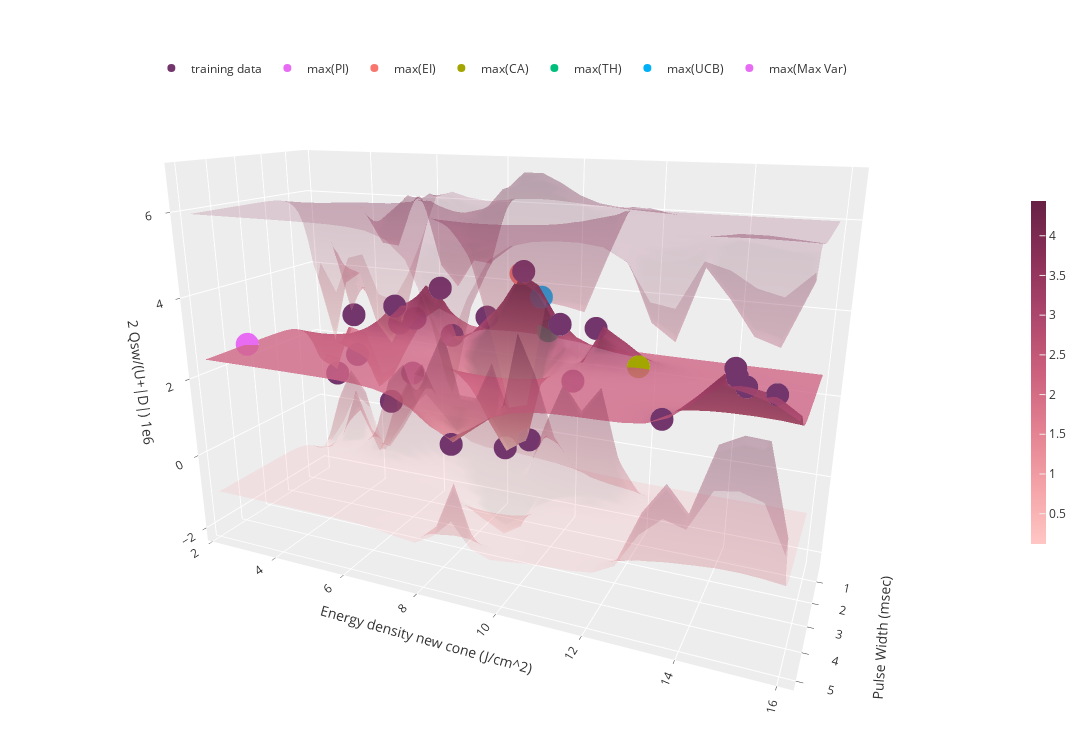

Write notebook code for a chart like this one.
### Code cell
vis_acq(raw_train_x, train_y, raw_test_grid, pred_labels, upper_surf, lower_surf, acqs)

### Figure 1 — Plotly figure (JSON) as saved in the notebook; plotly's stock layout.template omitted (floating-point values rounded to 4 significant figures; data arrays with more than 128 entries replaced by an {"elided": "..."} marker saying what was removed)
{"data": [{"colorbar": {"len": 0.5, "thickness": 15}, "colorscale": [[0, "rgb(255, 198, 196)"], [0.1667, "rgb(244, 163, 168)"], [0.3333, "rgb(227, 129, 145)"], [0.5, "rgb(204, 96, 125)"], [0.6667, "rgb(173, 70, 108)"], [0.8333, "rgb(139, 48, 88)"], [1, "rgb(103, 32, 68)"]], "name": "GP regression", "opacity": 0.8, "x": [0.3393, 0.5055, 0.6718, 0.8381, 1.004, 1.171, 1.337, 1.503, 1.669, 1.836, 2.002, 2.168, 2.334, 2.501, 2.667, 2.833, 2.999, 3.166, 3.332, 3.498, 3.664, 3.831, 3.997, 4.163, 4.329, 4.496, 4.662, 4.828, 4.994, 5.161], "y": [2.276, 2.746, 3.215, 3.685, 4.154, 4.624, 5.094, 5.563, 6.033, 6.502, 6.972, 7.441, 7.911, 8.381, 8.85, 9.32, 9.789, 10.26, 10.73, 11.2, 11.67, 12.14, 12.61, 13.08, 13.55, 14.02, 14.49, 14.95, 15.42, 15.89], "z": {"elided": "30x30 float values"}, "type": "surface"}, {"colorscale": [[0, "rgb(255, 198, 196)"], [0.1667, "rgb(244, 163, 168)"], [0.3333, "rgb(227, 129, 145)"], [0.5, "rgb(204, 96, 125)"], [0.6667, "rgb(173, 70, 108)"], [0.8333, "rgb(139, 48, 88)"], [1, "rgb(103, 32, 68)"]], "opacity": 0.2, "showscale": false, "x": [0.3393, 0.5055, 0.6718, 0.8381, 1.004, 1.171, 1.337, 1.503, 1.669, 1.836, 2.002, 2.168, 2.334, 2.501, 2.667, 2.833, 2.999, 3.166, 3.332, 3.498, 3.664, 3.831, 3.997, 4.163, 4.329, 4.496, 4.662, 4.828, 4.994, 5.161], "y": [2.276, 2.746, 3.215, 3.685, 4.154, 4.624, 5.094, 5.563, 6.033, 6.502, 6.972, 7.441, 7.911, 8.381, 8.85, 9.32, 9.789, 10.26, 10.73, 11.2, 11.67, 12.14, 12.61, 13.08, 13.55, 14.02, 14.49, 14.95, 15.42, 15.89], "z": {"elided": "30x30 float values"}, "type": "surface"}, {"colorscale": [[0, "rgb(255, 198, 196)"], [0.1667, "rgb(244, 163, 168)"], [0.3333, "rgb(227, 129, 145)"], [0.5, "rgb(204, 96, 125)"], [0.6667, "rgb(173, 70, 108)"], [0.8333, "rgb(139, 48, 88)"], [1, "rgb(103, 32, 68)"]], "opacity": 0.2, "showscale": false, "x": [0.3393, 0.5055, 0.6718, 0.8381, 1.004, 1.171, 1.337, 1.503, 1.669, 1.836, 2.002, 2.168, 2.334, 2.501, 2.667, 2.833, 2.999, 3.166, 3.332, 3.498, 3.664, 3.831, 3.997, 4.163, 4.329, 4.496, 4.662, 4.828, 4.994, 5.161], "y": [2.276, 2.746, 3.215, 3.685, 4.154, 4.624, 5.094, 5.563, 6.033, 6.502, 6.972, 7.441, 7.911, 8.381, 8.85, 9.32, 9.789, 10.26, 10.73, 11.2, 11.67, 12.14, 12.61, 13.08, 13.55, 14.02, 14.49, 14.95, 15.42, 15.89], "z": {"elided": "30x30 float values"}, "type": "surface"}, {"marker": {"color": "#72356c"}, "mode": "markers", "name": "training data", "x": [0.5, 0.5, 1.0, 1.0, 1.5, 1.5, 5.0, 5.0, 0.5, 5.0, 2.0, 0.5, 0.5, 0.5, 1.0, 1.0, 2.0, 2.0, 2.0, 2.0, 5.0, 5.0, 5.0], "y": [2.73, 3.4, 3.79, 6.44, 5.36, 8.99, 8.8, 14.67, 5.24, 14.89, 10.13, 4.51, 5.37, 4.88, 6.76, 7.77, 8.73, 9.38, 10.48, 11.01, 14.71, 15.44, 13.37], "z": [0.873, 2.677, 1.699, 3.805, 3.335, 4.535, 1.363, 3.841, 1.201, 3.514, 3.471, 0.2633, 2.775, 2.591, 2.58, 3.174, 0.1315, 0.4512, 2.127, 3.468, 3.686, 3.446, 2.652], "type": "scatter3d"}, {"mode": "markers", "name": "max(PI)", "x": [1.337], "y": [8.85], "z": [4.438], "type": "scatter3d"}, {"mode": "markers", "name": "max(EI)", "x": [1.337], "y": [8.85], "z": [4.438], "type": "scatter3d"}, {"mode": "markers", "name": "max(CA)", "x": [2.334], "y": [12.14], "z": [2.788], "type": "scatter3d"}, {"mode": "markers", "name": "max(TH)", "x": [0.6718], "y": [9.32], "z": [2.903], "type": "scatter3d"}, {"mode": "markers", "name": "max(UCB)", "x": [1.171], "y": [9.32], "z": [3.871], "type": "scatter3d"}, {"mode": "markers", "name": "max(Max Var)", "x": [3.664], "y": [2.276], "z": [2.504], "type": "scatter3d"}], "layout": {"margin": {"r": 20, "l": 10, "b": 15, "t": 10}, "legend": {"orientation": "h", "yanchor": "bottom", "y": 0.9, "xanchor": "right", "x": 0.85}, "width": 1200, "height": 750, "scene": {"xaxis": {"title": {"text": "Pulse Width (msec)"}}, "yaxis": {"title": {"text": "Energy density new cone (J/cm^2)"}}, "zaxis": {"title": {"text": "2 Qsw/(U+|D|) 1e6"}}, "camera": {"up": {"x": 0, "y": 0, "z": 1}, "center": {"x": 0, "y": 0, "z": 0}, "eye": {"x": 2, "y": 0.9, "z": 0.7}}}}}
